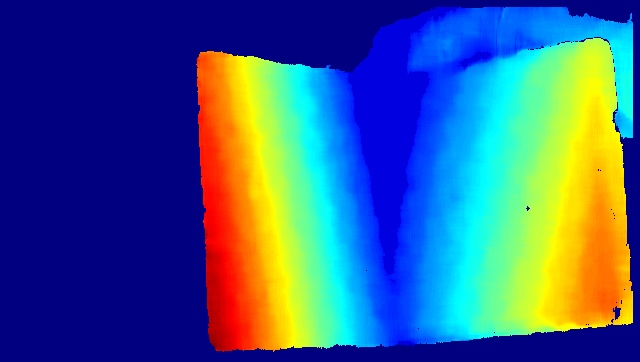
#> input picture Tux.jpg, 640 x 362 px
$ python -i determine_helper.py   (imports and definitions only)   (older library calls are emulated)
#> lines starting #> are read from the running program, lines starting #| are printed output that depends on the picture
import os.path
import PIL.Image
import io
import base64

import cv2
import numpy as np
import imutils
# from death_map import *


# [29 lines left out: function convert_to_bytes, not called in this run]


def calibrate_two_images(imageToDisp, photoDim=None, imageDim=None):
#> called with imageToDisp = 'Tux.jpg'
	photo_width = 3840
	photo_height = 1088
	image_width = 1920
	image_height = 1088

	image_size = (image_width,image_height)
	pair_img = cv2.imread(imageToDisp,0)
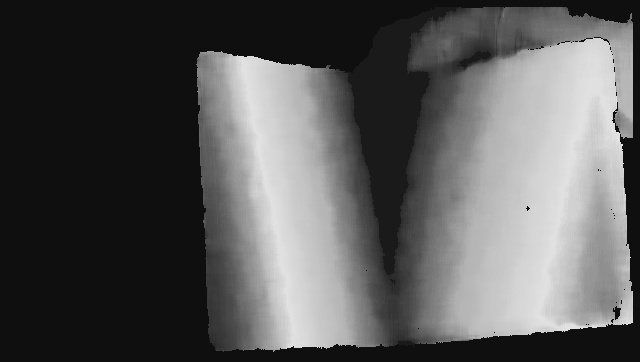
#> pair_img: shape (362, 640); min 8, max 230, mean 88.1
	print('Read and split image...')
	imgLeft = pair_img [0:photo_height,0:image_width] #Y+H and X+W
	imgRight = pair_img [0:photo_height,image_width:photo_width] #Y+H and X+W
#> imgRight = empty array

	# Implementing calibration data
	print('Read calibration data and rectifying stereo pair...')

	try:
		npzfile = np.load('./calibration_data/{}p/stereo_camera_calibration.npz'.format(image_height))
	except:
#> (the run stopped early here; a loop or call above may not have finished)
